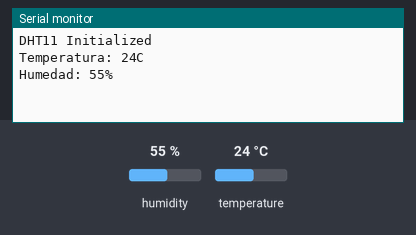
A program run on a simulated ESP32. Parts: the last lines printed to the serial monitor. The inputs (shaded band) are chosen by the test bench; at power-on: humidity 55 %, temperature 24 °C.

Above: at 2.2 s.
2.3 s: humidity set to 22 %
At 3.6 s:
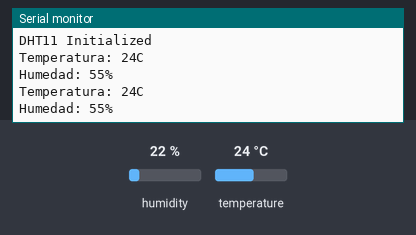
6.1 s: temperature set to 12 °C
At 7.5 s:
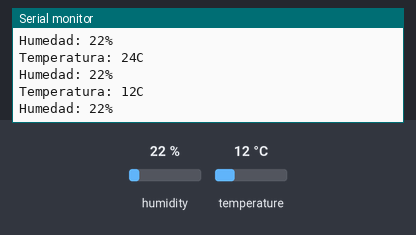
9.9 s: humidity set to 40 %
At 10.7 s:
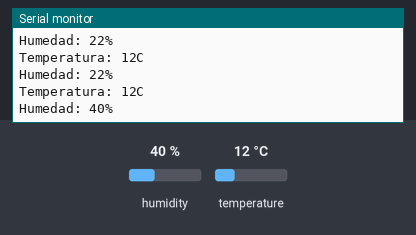
Timing chart, 0 to 12.9 s (numbered marks = the images above; inputs shaded):
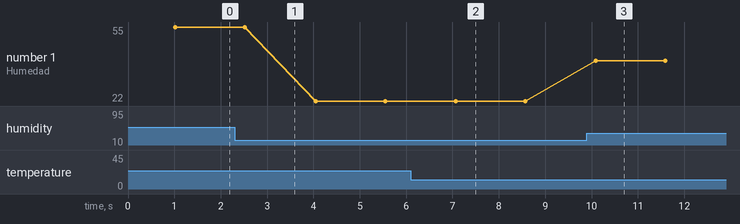

The program:

main.cpp
```cpp
/*
Juan Pablo Meraz - A01782191


*/


//Librerías
#include <Arduino.h>
#include <DHT.h>
#include <Adafruit_Sensor.h>

//Declaración de funciones
int readTemp();
int readHum();

//Declaración de variables y constantes
#define sensore_DHT 15

//Declaración de objetos
DHT sensor1(sensore_DHT, DHT11);


void setup() {
  Serial.begin(115200);
  sensor1.begin();
  pinMode(sensore_DHT, INPUT);
  Serial.println("DHT11 Initialized");
  delay(1000);
}

void loop() {
  Serial.print("Temperatura: ");
  Serial.print(readTemp());
  Serial.println("C");
  Serial.print("Humedad: ");
  Serial.print(readHum());
  Serial.println("%");
  delay(1500);
}

int readTemp()
{
  float temp = sensor1.readTemperature();
  return temp;
}

int readHum()
{
  float hum = sensor1.readHumidity();
  return hum;
}
```

Measured:
- after the input at 6.1 s, the serial monitor: prints a new line after 0.95 s (image 2)
- after the input at 9.9 s, the serial monitor: prints a new line after 0.19 s (image 3)
- plotted number 1: 55 → 22 after the input at 2.3 s, 22 → 40 after the input at 9.9 s
